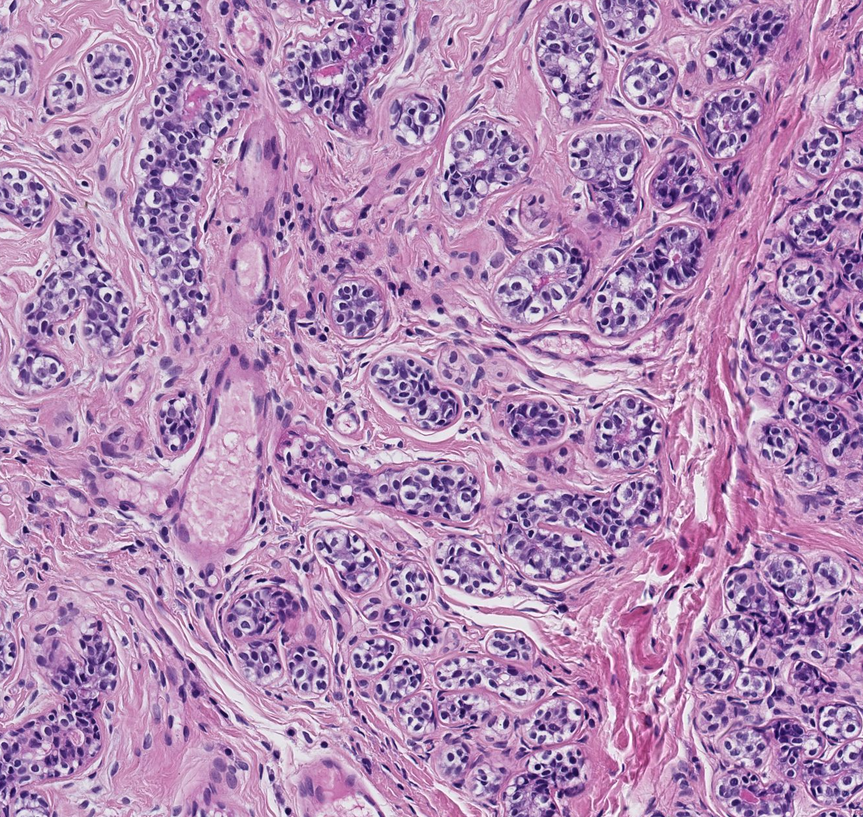
#> input picture input/test_img.png, 863 x 817 px, shrunk from 1323 x 1253 before the run
$ python -i reinhard.py   (imports and definitions only)
#> lines starting #> are read from the running program, lines starting #| are printed output that depends on the picture
#> further down, picture is the input picture: shape (817, 863, 3); mean B, G, R 182.3, 139, 178.6
import cv2 as cv
import numpy as np
import warnings
# [1 line not run here, left out]

def read_image(im):
    """
    Read an image to RGB uint8
    :param path:
    :return:
    """
    # im = cv.imread(path)
    im = cv.cvtColor(im, cv.COLOR_BGR2RGB)
    return im

def standardize_brightness(I):
    """
    :param I:
    :return:
    """
    p = np.percentile(I,90)
#> p = 222
    return np.clip(I * 255.0 / p, 0, 255).astype(np.uint8)
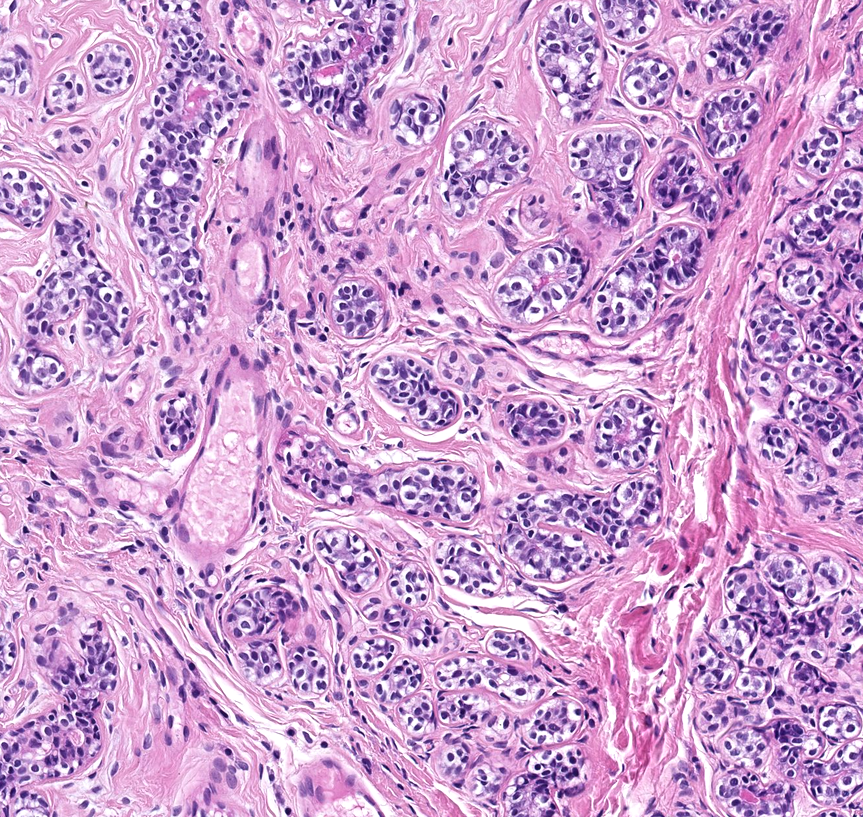
#> returned value: shape (817, 863, 3); mean of channels 0, 1, 2 207.1, 159, 202.9; drawn as B, G, R


def lab_split(I):
    """
    Convert from RGB uint8 to LAB and split into channels
    :param I: uint8
    :return:
    """
    I = cv.cvtColor(I, cv.COLOR_RGB2LAB)
#> I: shape (817, 863, 3); mean of channels 0, 1, 2 181.1, 153.5, 112.8
    I = I.astype(np.float32)
#> I: shape (817, 863, 3) float32; mean of channels 0, 1, 2 181.1, 153.5, 112.8
    I1, I2, I3 = cv.split(I)
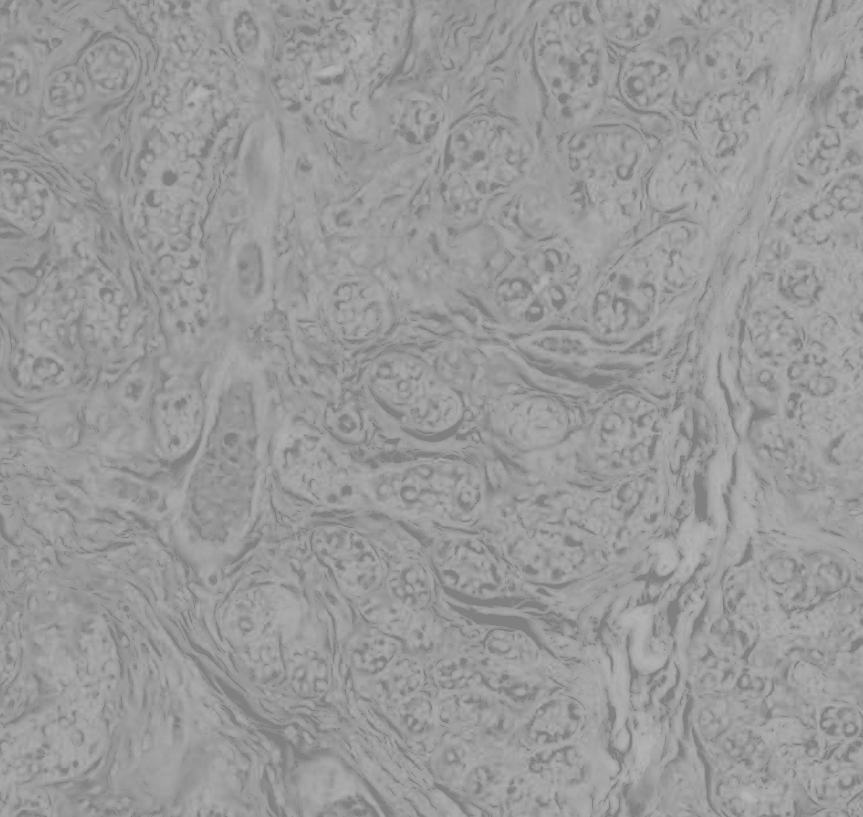
#> I2: shape (817, 863) float32; min 124, max 183, mean 153.5
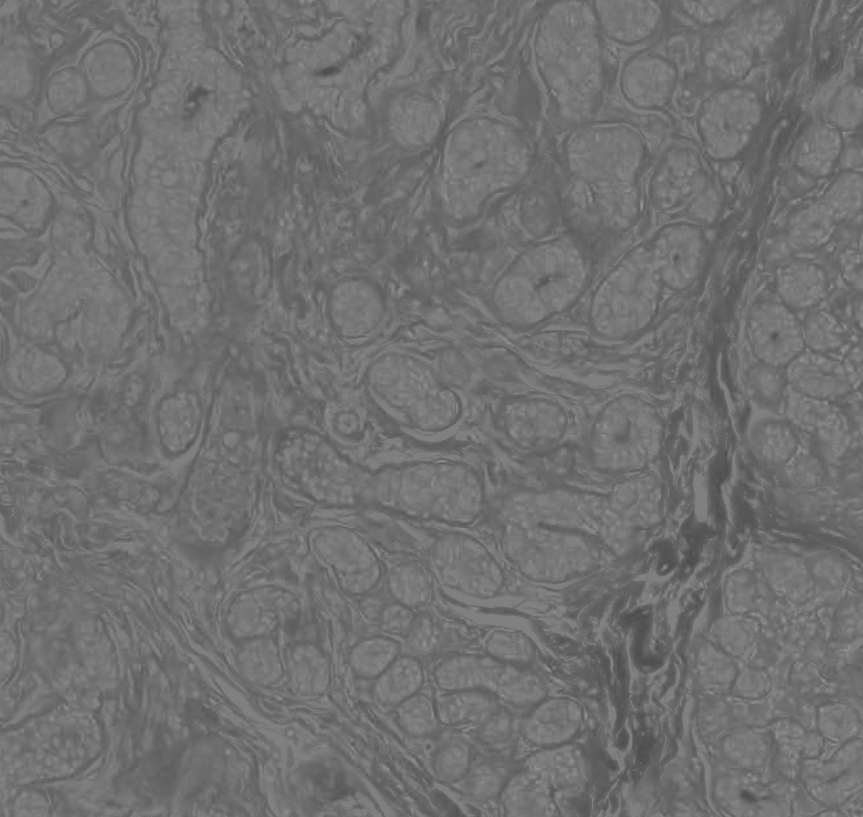
#> I3: shape (817, 863) float32; min 75, max 148, mean 112.8
    I1 /= 2.55
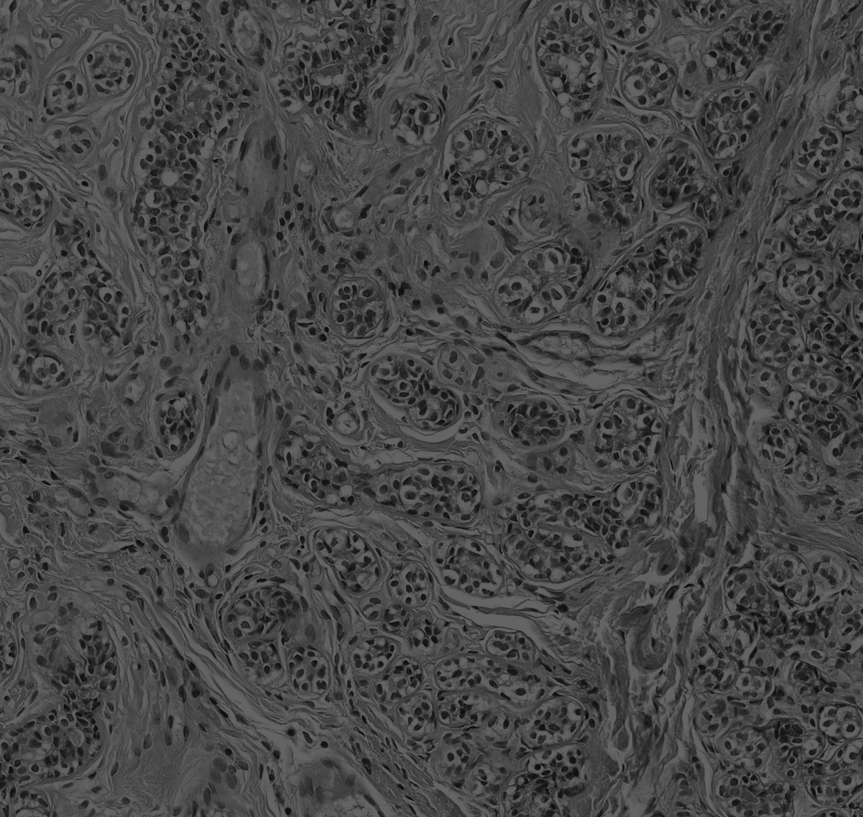
#> I1: shape (817, 863) float32; min 6.67, max 100, mean 71
    I2 -= 128.0
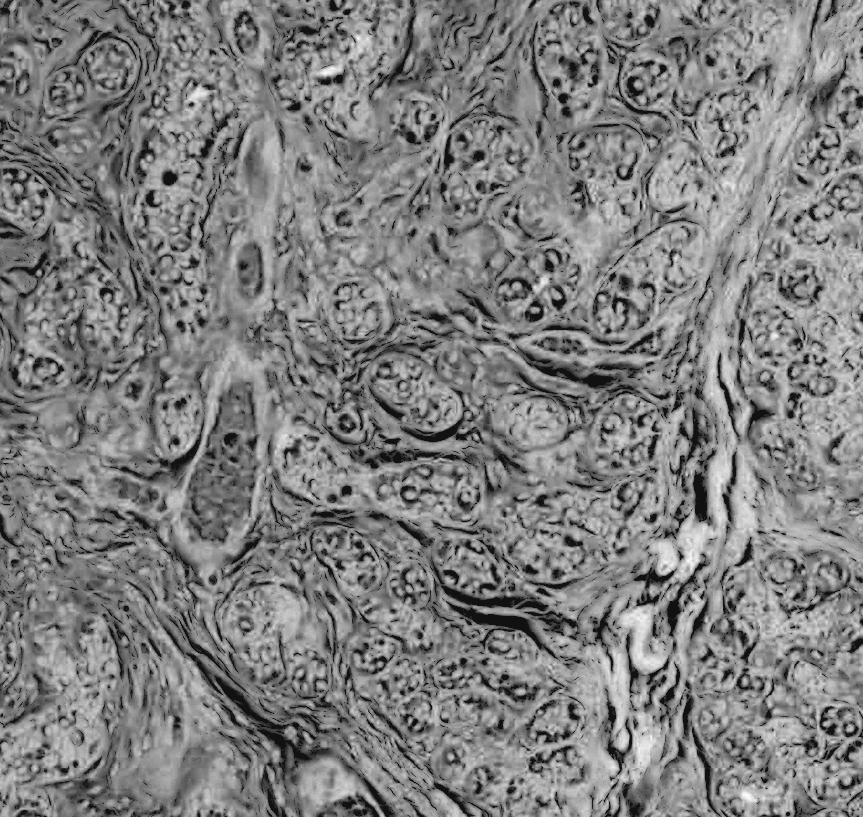
#> I2: shape (817, 863) float32; min -4, max 55, mean 25.5; drawn with min black and max white
    I3 -= 128.0
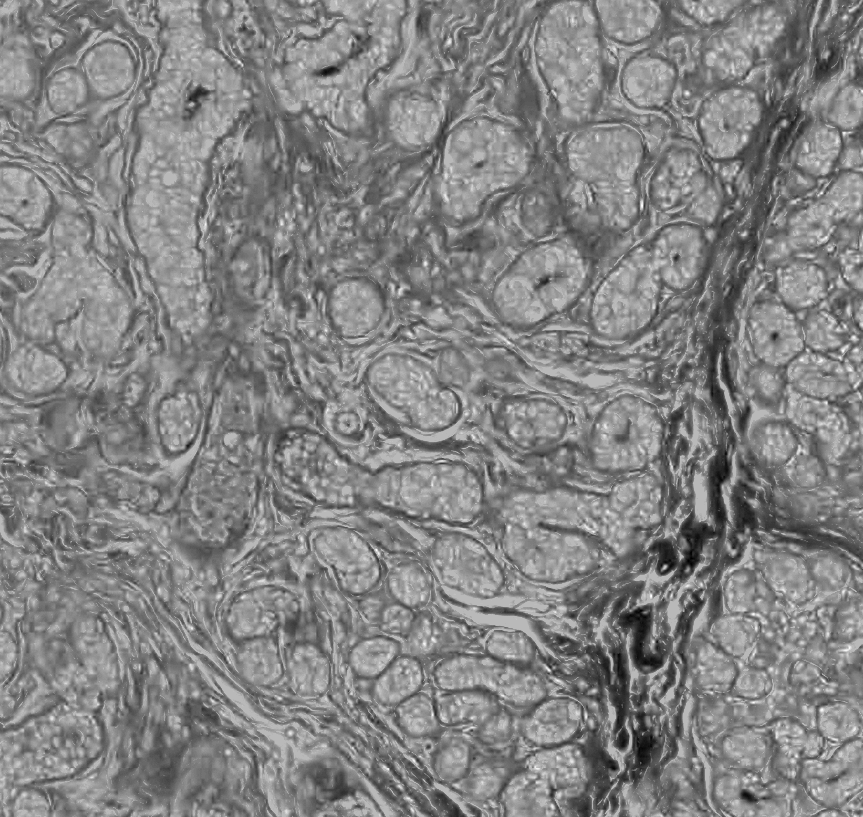
#> I3: shape (817, 863) float32; min -53, max 20, mean -15.17; drawn with min black and max white
    return I1, I2, I3


def merge_back(I1, I2, I3):
    """
    Take seperate LAB channels and merge back to give RGB uint8
    :param I1:
    :param I2:
    :param I3:
    :return:
    """
    I1 *= 2.55
    I2 += 128.0
    I3 += 128.0
    I = np.clip(cv.merge((I1, I2, I3)), 0, 255).astype(np.uint8)
    return cv.cvtColor(I, cv.COLOR_LAB2RGB)


def get_mean_std(I):
    """
    Get mean and standard deviation of each channel
    :param I: uint8
    :return:
    """
    I1, I2, I3 = lab_split(I)
    m1, sd1 = cv.meanStdDev(I1)
#> m1 = [71.01]; sd1 = [18.17]
    m2, sd2 = cv.meanStdDev(I2)
#> m2 = [25.54]; sd2 = [9.91]
    m3, sd3 = cv.meanStdDev(I3)
#> m3 = [-15.17]; sd3 = [9.15]
    means = m1, m2, m3
#> means = ([71.01], [25.54], [-15.17])
    stds = sd1, sd2, sd3
#> stds = ([18.17], [9.91], [9.15])
    return means, stds


### Main class ###

class reinNormalizer(object):
    """
    A stain normalization object
    """
    def __init__(self):
        self.target_means = None
        self.target_stds = None

    def rfit(self, target):
        target = standardize_brightness(target)
        means, stds = get_mean_std(target)
        self.target_means = means
        self.target_stds = stds

    def rtransform(self, I):
        I = standardize_brightness(I)
        I1, I2, I3 = lab_split(I)
        means, stds = get_mean_std(I)
#> means = ([71.01], [25.54], [-15.17]); stds = ([18.17], [9.91], [9.15])
#> (the run stopped early here; a loop or call above may not have finished)
